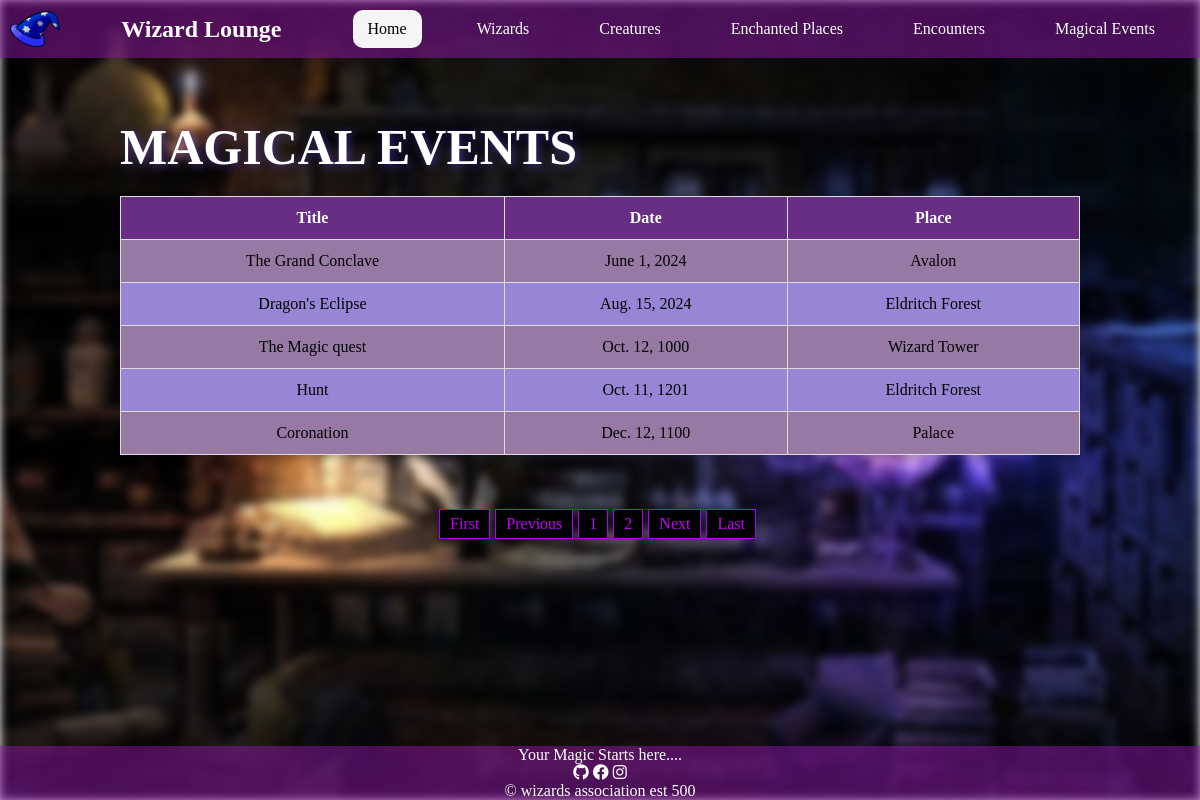
Screenshot of /event_list/ with the database file from the repository.
### magic_app/models.py (models this page shows, shortened)
class BaseModel(models.Model):
    created_at = models.DateTimeField(auto_now_add=True)
    updated_at = models.DateTimeField(auto_now=True)
    class Meta:
        abstract = True

class MagicalEvent(BaseModel):
    title = models.CharField(max_length=200)
    date = models.DateField()
    place = models.ForeignKey(EnchantedPlace, on_delete=models.CASCADE)

class EnchantedPlace(BaseModel):
    name = models.CharField(max_length=200)
    location = models.CharField(max_length=100)
    enchantment_level = models.IntegerField()
    def __str__(self):
        return self.name

### magic_app/views.py (the view)
# urls.py: path('event_list/', MagicalEventListView.as_view(), name='event-list'),
class MagicalEventListView(ListView):
    model = MagicalEvent
    context_object_name = 'event'
    template_name = 'event_list.html'
    paginate_by = 5  # Adjust the number of items per page as needed

### magic_app/templates/event_list.html (shortened to what this page needs)
{% extends 'drivernavbar.html' %}
{% load static %}
      {% block content %}
      <section class="container">
        <h2> MAGICAL EVENTS </h2>
        <table class="styled-table">
          <tbody>
            <tr>
                <th>Title</th>
                <th>Date</th>
                <th>Place</th>
            </tr>
          {% for event in event %}
            <tr>
                <td>{{ event.title }}</td>
                <td>{{ event.date }}</td>
                <td>{{ event.place }}</td>
            </tr>
          {% endfor %}
          </tbody>
        </table>
      </section>
      <br><br><br>
      <div>
        {% block pagination %}
          {% include 'includes/pagination.html' %}
        {% endblock %}
      </div>
      {% endblock %}

### magic_app/static/css/design.css (style rules this page uses)
* { margin: 0; padding: 0; font-family: 'Garamond', 'Georgia'; }
body::before { content: ""; background-image: url("../images/bg.jpg"); background-size: cover; background-position: center; background-attachment: fixed; position: fixed; top: 0; left: 0; right: 0; bottom: 0; z-index: -1; filter: blur(5px); }
body { height: 100%; margin: 0; padding: 0; }
.container h2 { font-size: 50px; color: #fff; margin-bottom: 20px; padding-left: 10%; text-shadow: 2px 2px 9px rgba(90, 67, 242, 0.5); }
.styled-table { width: 80%; border-collapse: collapse; margin: 0 auto; box-shadow: 0 4px 8px rgba(0, 0, 0, 0.2); }
.styled-table th, .styled-table td { border: 1px solid #ddd; text-align: center; padding: 12px; }
.styled-table th { background-color: rgb(103, 46, 132); color: #fff; }
.styled-table tbody tr:nth-child(even) { background-color: #977aa4; }
.styled-table tbody tr:nth-child(odd) { background-color: #9885d6; }

### rows the page displays
MagicalEvent: title "The Grand Conclave", date "June 1, 2024", place "Avalon"
MagicalEvent: title "Dragon's Eclipse", date "Aug. 15, 2024", place "Eldritch Forest"
MagicalEvent: title "The Magic quest", date "Oct. 12, 1000", place "Wizard Tower"
MagicalEvent: title "Hunt", date "Oct. 11, 1201", place "Eldritch Forest"
MagicalEvent: title "Coronation", date "Dec. 12, 1100", place "Palace"

### other values shown
{{ page_num }} "1"
{{ page_num }} "2"
